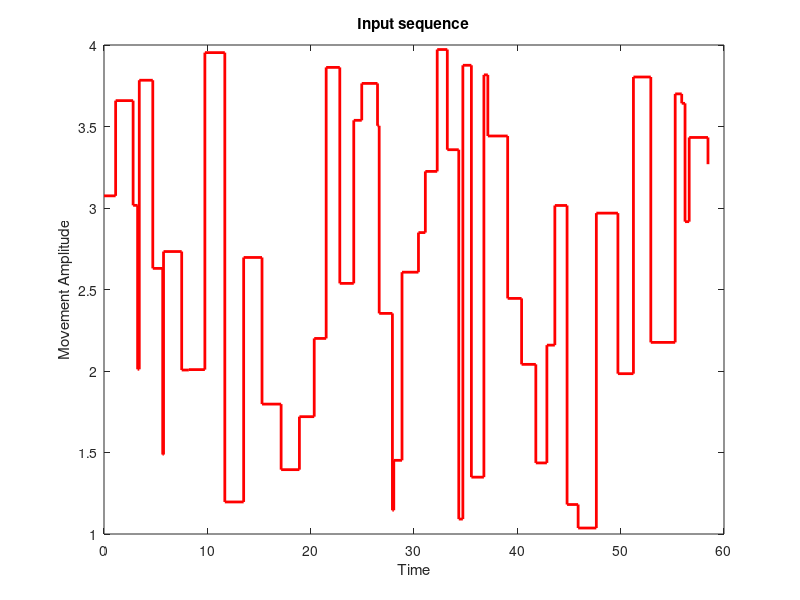

Source code (MATLAB):
% Kanan Roy
% chowkana@isu.edu
% Input for linear actuator model with different time steps and different
% width

close all 
clear all
clc

p = 50; % No. of different time-steps
r = 0.06 + (2.4 - 0.06)*rand(1,p) % Using 10% of settling time to 400% to generate required time-steps

X = [0];

for n = 1:(size(r,2))
    X(1,n+1) = X(1,n) + r(1,n); % creating a series of time for plotting
end
X
Y = 1 + (4 - 1)*rand(1,p+1) % generating different width values from 1 to 4

stairs(X,Y,'LineWidth',2,'Color','r')
xlabel('Time')
ylabel('Movement Amplitude')
title('Input sequence')

data_mat = [X; Y]
% xlswrite('Input',data_mat)